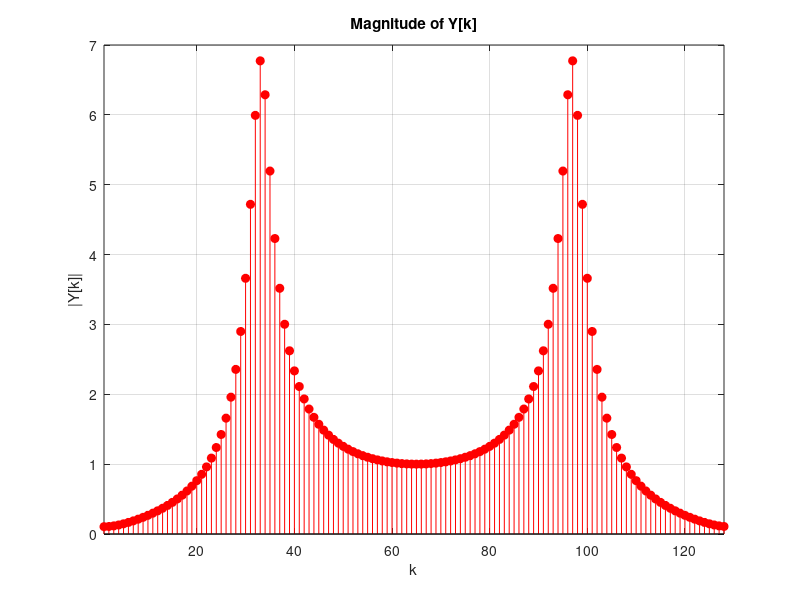

Reproduce this figure in MATLAB.
%% A 
clear;
clc;

% Define the data
r = 0.9;
n = 0:127;

% Define delta function
x = [1 zeros(1,127)];
y = zeros(1,128);

% Set the first value of y[n] to the first value of x[n]
y(1) = x(1);

% Set the second value of y[n] using the formula given in the problem
y(2) = -r^2*y(1) + x(2);

% Use a for loop to calculate the remaining values of y[n]
for i=3:length(n)
    y(i) = -r^2*y(i-2) + x(i);
end

% Calculate the DFT of y[n]
Y = fft(y);

% Plot the magnitude of Y[k]
figure;
k = (1:1:128);
stem(k,abs(Y), "filled", 'red');
title('Magnitude of Y[k]');
grid on;
xlabel('k');
ylabel('|Y[k]|');
xlim([1,128]);
